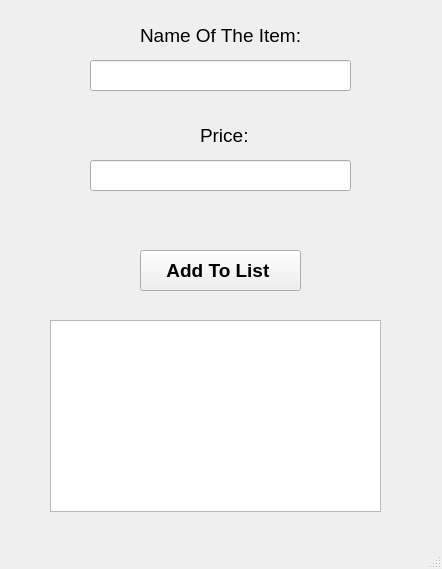
<?xml version="1.0" encoding="UTF-8"?>
<ui version="4.0">
 <class>MainWindow</class>
 <widget class="QMainWindow" name="MainWindow">
  <property name="geometry">
   <rect>
    <x>0</x>
    <y>0</y>
    <width>442</width>
    <height>569</height>
   </rect>
  </property>
  <property name="windowTitle">
   <string>Grocery App</string>
  </property>
  <widget class="QWidget" name="centralwidget">
   <widget class="QPushButton" name="pushButton">
    <property name="enabled">
     <bool>true</bool>
    </property>
    <property name="geometry">
     <rect>
      <x>140</x>
      <y>250</y>
      <width>161</width>
      <height>41</height>
     </rect>
    </property>
    <property name="font">
     <font>
      <family>Nirmala UI</family>
      <pointsize>14</pointsize>
      <weight>75</weight>
      <bold>true</bold>
     </font>
    </property>
    <property name="text">
     <string>Add To List </string>
    </property>
   </widget>
   <widget class="QLineEdit" name="lineEdit">
    <property name="geometry">
     <rect>
      <x>90</x>
      <y>60</y>
      <width>261</width>
      <height>31</height>
     </rect>
    </property>
   </widget>
   <widget class="QLineEdit" name="lineEdit_2">
    <property name="geometry">
     <rect>
      <x>90</x>
      <y>160</y>
      <width>261</width>
      <height>31</height>
     </rect>
    </property>
   </widget>
   <widget class="QLabel" name="label">
    <property name="geometry">
     <rect>
      <x>200</x>
      <y>120</y>
      <width>61</width>
      <height>31</height>
     </rect>
    </property>
    <property name="font">
     <font>
      <family>Nirmala UI</family>
      <pointsize>14</pointsize>
     </font>
    </property>
    <property name="text">
     <string>Price:</string>
    </property>
   </widget>
   <widget class="QLabel" name="label_2">
    <property name="geometry">
     <rect>
      <x>140</x>
      <y>20</y>
      <width>191</width>
      <height>31</height>
     </rect>
    </property>
    <property name="font">
     <font>
      <family>Nirmala UI</family>
      <pointsize>14</pointsize>
     </font>
    </property>
    <property name="text">
     <string>Name Of The Item:</string>
    </property>
   </widget>
   <widget class="QTableWidget" name="tableWidget">
    <property name="geometry">
     <rect>
      <x>50</x>
      <y>320</y>
      <width>331</width>
      <height>192</height>
     </rect>
    </property>
   </widget>
  </widget>
  <widget class="QMenuBar" name="menubar">
   <property name="geometry">
    <rect>
     <x>0</x>
     <y>0</y>
     <width>442</width>
     <height>21</height>
    </rect>
   </property>
  </widget>
  <widget class="QStatusBar" name="statusbar"/>
 </widget>
 <resources/>
 <connections/>
</ui>
